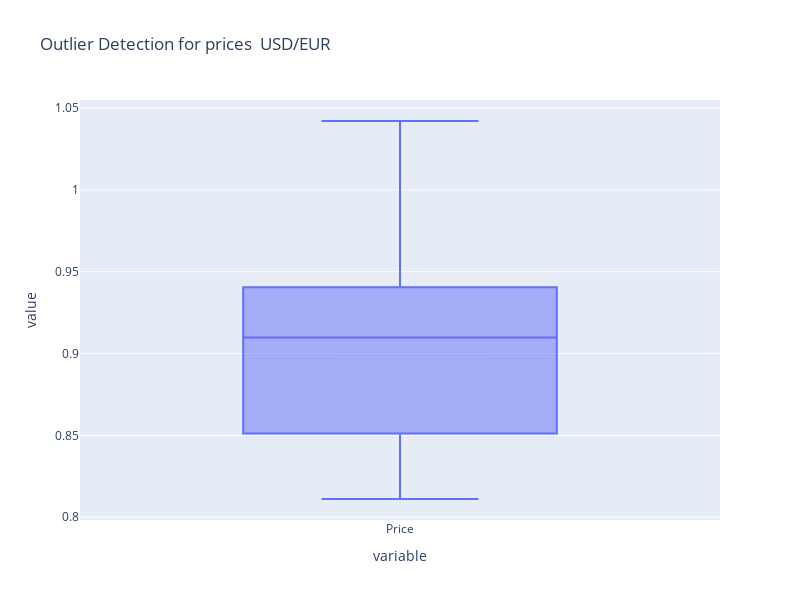

Notebook cell for this chart:
### Code cell
import plotly.express as px
import numpy as np


# Create a box plot with Plotly
fig = px.box(data['Price'], title='Outlier Detection for prices  USD/EUR  ')

fig.update_layout(
    autosize=False,
    width=800,
    height=600,)
# Show the plot
fig.show()

### Figure 1 — Plotly figure (JSON) as saved in the notebook; plotly's stock layout.template omitted (floating-point values rounded to 4 significant figures; data arrays with more than 128 entries replaced by an {"elided": "..."} marker saying what was removed)
{"data": [{"alignmentgroup": "True", "hovertemplate": "variable=%{x}<br>value=%{y}<extra></extra>", "legendgroup": "", "marker": {"color": "#636efa"}, "name": "", "notched": false, "offsetgroup": "", "orientation": "v", "showlegend": false, "type": "box", "x": {"elided": "693 str values"}, "x0": " ", "xaxis": "x", "y": {"elided": "693 float values"}, "y0": " ", "yaxis": "y"}], "layout": {"autosize": false, "boxmode": "group", "height": 600, "legend": {"tracegroupgap": 0}, "title": {"text": "Outlier Detection for prices  USD/EUR  "}, "width": 800, "xaxis": {"anchor": "y", "domain": [0, 1], "title": {"text": "variable"}}, "yaxis": {"anchor": "x", "domain": [0, 1], "title": {"text": "value"}}}}
